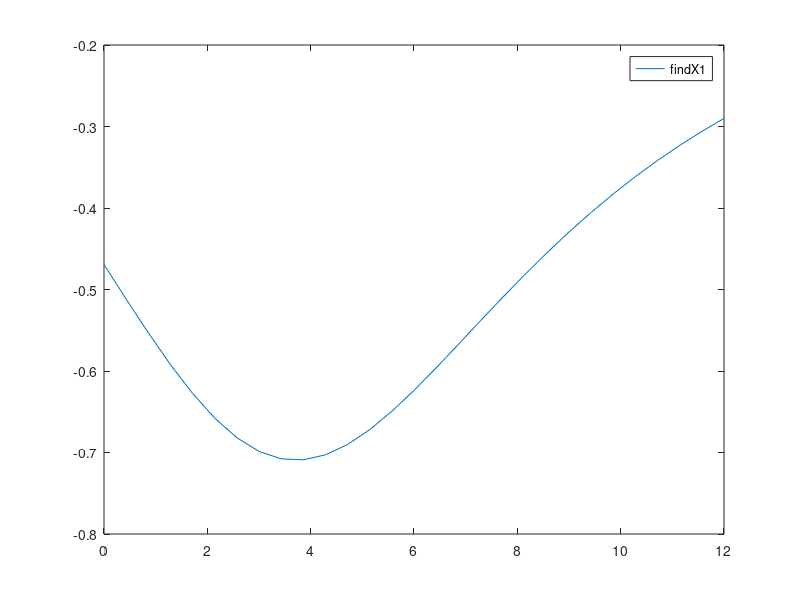

Source code (MATLAB): (Note: this script raises an error after producing the figure.)
% ECOR2606 - Lab 6

function [] = lab6()
A = [ 2  -14  5
      5   6  -2
      1   5   3 ];
  
b = [ 52; 2; 17 ];

x1 = inv(A) * b;

x2 = A^-1 * b;

x3 = A\b;

fprintf('[%5.3f %5.3f %5.3f]\n', x1);
fprintf('The value of b is %5.3f\n\n', x1(2));

fprintf('[%5.3f %5.3f %5.3f]\n', x2);
fprintf('The value of b is %5.3f\n\n', x2(2));

fprintf('[%5.3f %5.3f %5.3f]\n', x3);
fprintf('The value of b is %5.3f\n\n', x3(2));

% ii
x4 = findAllX(0);
fprintf('FindAllX: [%5.3f %5.3f %5.3f]\n\n', x4);

range = [ 0 12 ];

% iv
figure(1);
fplot(@findX1, range);

% v
figure(2);

y = 1:13;

for x = range
    y(x) = findX1(x+1);
end

plot(range, y);

% vi
x_min = fminsearch(@findX1, range);
fprintf('x_min: %5.3f\n', x_min);

end

% i
function [x] = findAllX (Y)
A = [ 5-Y  -4   4
      -5  4+Y   3
       5    3  1+Y ];

b = [ 1; 4; -2 ];

x = A\b;

end

% iii
function [x1] = findX1 (Y)
x = findAllX(Y);
x1 = x(1);

end

